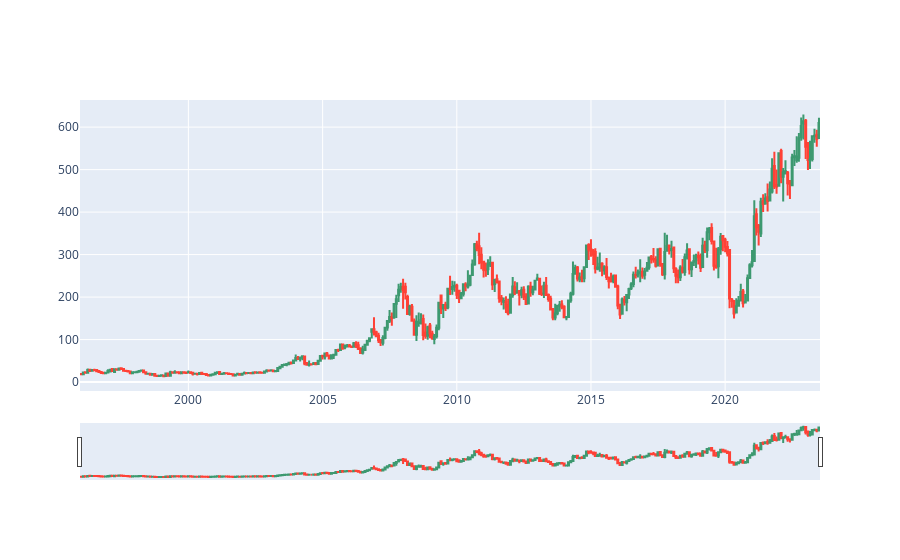

The notebook cell saved with this chart:
### Code cell
import plotly.graph_objects as go

fig = go.Figure(data=[go.Candlestick(x=list(df.index),
                open=df['Open'],
                high=df['High'],
                low=df['Low'],
                close=df['Close'])])

fig.show()

### Figure 1 — Plotly figure (JSON) as saved in the notebook; plotly's stock layout.template omitted (floating-point values rounded to 4 significant figures; data arrays with more than 128 entries replaced by an {"elided": "..."} marker saying what was removed)
{"data": [{"close": {"elided": "331 float values"}, "high": {"elided": "331 float values"}, "low": {"elided": "331 float values"}, "open": {"elided": "331 float values"}, "type": "candlestick", "x": {"elided": "331 str values"}}], "layout": {}}
